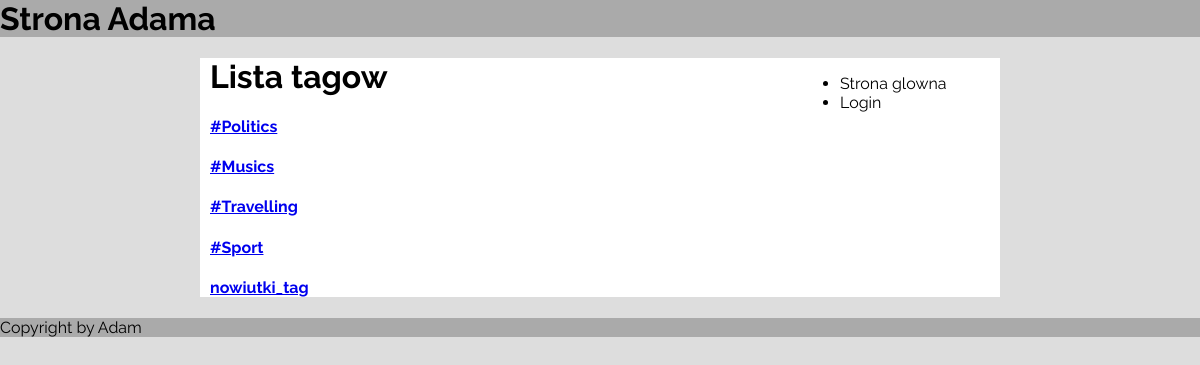
The app's page /tags/ with its own data.
### main/models.py (models this page shows, shortened)
class Tag(models.Model):
	name = models.CharField(max_length=200, blank=True, default='', unique=True)

### main/views.py (the view)
# urls.py: url(r'^tags/', views.tags, name='tags'),
def tags(request):
	tags = Tag.objects.all()
	context = {
		'tag': tags
	}
	return render(request, 'main/tags.html', context)

### main/templates/main/tags.html (shortened to what this page needs)
{% extends 'main/base.html' %}
{% block header %}
	<h1>Lista tagow</h1>
{% endblock %}
{% block content %}
<div>
	{% for tag in tag %}
		<div>
			<h4><a href="/tag/{{ tag.name|slice:'1:' }}">{{tag.name}} </a></h4>
		</div>
	{% endfor %}
</div>
{% endblock %}

### main/static/main/base.css (style rules this page uses)
body { font-family: 'Raleway'; background-color: #dddddd; margin: 0; }

### records on screen
Tag: name "#Politics"
Tag: name "#Musics"
Tag: name "#Travelling"
Tag: name "#Sport"
Tag: name "nowiutki_tag"
